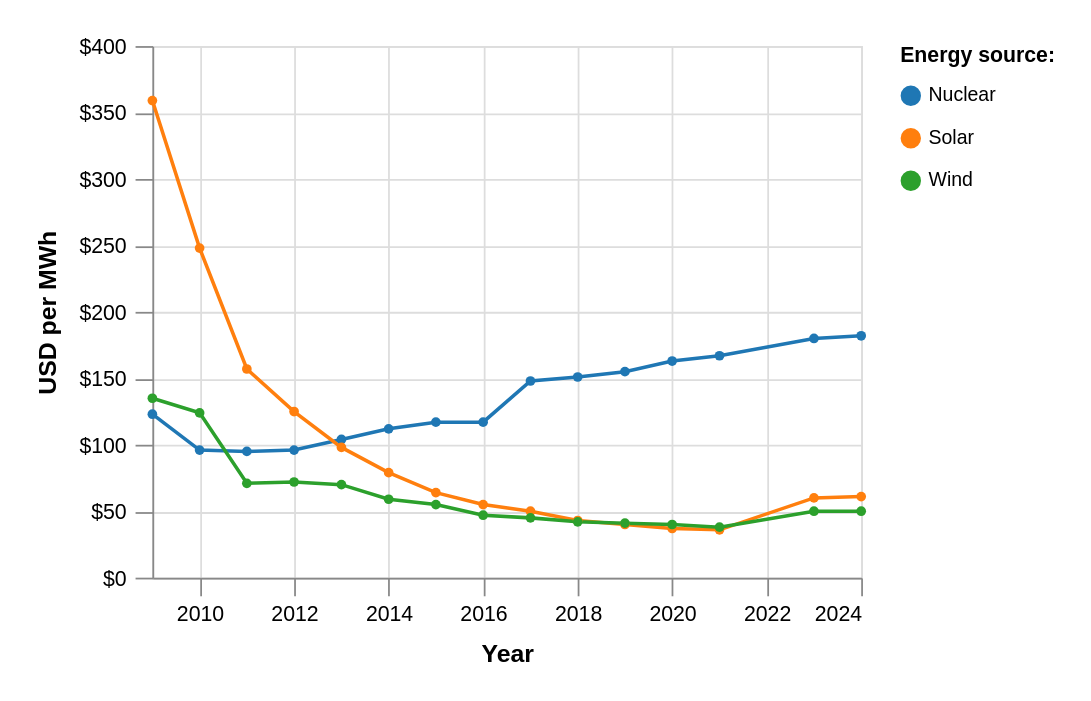

Specify this chart in Vega-Lite:
### Vega-Lite specification from a JSON file in a GitHub repository (floating-point values rounded to 4 significant figures)
{"$schema": "https://vega.github.io/schema/vega-lite/v5.json", "data": {"values": [{"Year": "2009", "Source": "Nuclear", "LCOE": 123}, {"Year": "2010", "Source": "Nuclear", "LCOE": 96}, {"Year": "2011", "Source": "Nuclear", "LCOE": 95}, {"Year": "2012", "Source": "Nuclear", "LCOE": 96}, {"Year": "2013", "Source": "Nuclear", "LCOE": 104}, {"Year": "2014", "Source": "Nuclear", "LCOE": 112}, {"Year": "2015", "Source": "Nuclear", "LCOE": 117}, {"Year": "2016", "Source": "Nuclear", "LCOE": 117}, {"Year": "2017", "Source": "Nuclear", "LCOE": 148}, {"Year": "2018", "Source": "Nuclear", "LCOE": 151}, {"Year": "2019", "Source": "Nuclear", "LCOE": 155}, {"Year": "2020", "Source": "Nuclear", "LCOE": 163}, {"Year": "2021", "Source": "Nuclear", "LCOE": 167}, {"Year": "2023", "Source": "Nuclear", "LCOE": 180}, {"Year": "2024", "Source": "Nuclear", "LCOE": 182}, {"Year": "2009", "Source": "Solar", "LCOE": 359}, {"Year": "2010", "Source": "Solar", "LCOE": 248}, {"Year": "2011", "Source": "Solar", "LCOE": 157}, {"Year": "2012", "Source": "Solar", "LCOE": 125}, {"Year": "2013", "Source": "Solar", "LCOE": 98}, {"Year": "2014", "Source": "Solar", "LCOE": 79}, {"Year": "2015", "Source": "Solar", "LCOE": 64}, {"Year": "2016", "Source": "Solar", "LCOE": 55}, {"Year": "2017", "Source": "Solar", "LCOE": 50}, {"Year": "2018", "Source": "Solar", "LCOE": 43}, {"Year": "2019", "Source": "Solar", "LCOE": 40}, {"Year": "2020", "Source": "Solar", "LCOE": 37}, {"Year": "2021", "Source": "Solar", "LCOE": 36}, {"Year": "2023", "Source": "Solar", "LCOE": 60}, {"Year": "2024", "Source": "Solar", "LCOE": 61}, {"Year": "2009", "Source": "Wind", "LCOE": 135}, {"Year": "2010", "Source": "Wind", "LCOE": 124}, {"Year": "2011", "Source": "Wind", "LCOE": 71}, {"Year": "2012", "Source": "Wind", "LCOE": 72}, {"Year": "2013", "Source": "Wind", "LCOE": 70}, {"Year": "2014", "Source": "Wind", "LCOE": 59}, {"Year": "2015", "Source": "Wind", "LCOE": 55}, {"Year": "2016", "Source": "Wind", "LCOE": 47}, {"Year": "2017", "Source": "Wind", "LCOE": 45}, {"Year": "2018", "Source": "Wind", "LCOE": 42}, {"Year": "2019", "Source": "Wind", "LCOE": 41}, {"Year": "2020", "Source": "Wind", "LCOE": 40}, {"Year": "2021", "Source": "Wind", "LCOE": 38}, {"Year": "2023", "Source": "Wind", "LCOE": 50}, {"Year": "2024", "Source": "Wind", "LCOE": 50}]}, "width": 400, "height": 300, "padding": 20, "encoding": {"x": {"field": "Year", "type": "temporal", "axis": {"title": "Year", "titleFontSize": 14, "labelFontSize": 12, "titlePadding": 10, "labelPadding": 5, "tickSize": 10}}}, "layer": [{"encoding": {"color": {"field": "Source", "type": "nominal", "scale": {"scheme": "category10"}, "legend": {"title": "Energy source:", "titleFontSize": 12, "labelFontSize": 11, "titlePadding": 10, "rowPadding": 8}}, "y": {"field": "LCOE", "type": "quantitative", "axis": {"title": "USD per MWh", "labelExpr": "'$'+datum.label", "titleFontSize": 14, "labelFontSize": 12, "titlePadding": 10, "labelPadding": 5, "tickSize": 10}}}, "layer": [{"mark": {"type": "line", "point": {"filled": true}}}, {"transform": [{"filter": {"param": "hover", "empty": false}}], "mark": {"type": "point", "filled": false, "fill": "white", "opacity": 1, "size": 300}}]}, {"transform": [{"pivot": "Source", "value": "LCOE", "groupby": ["Year"]}], "mark": "rule", "encoding": {"opacity": {"condition": {"value": 0.3, "param": "hover", "empty": false}, "value": 0}, "tooltip": [{"field": "Year", "type": "temporal", "format": "%Y", "title": "Year:"}, {"field": "Nuclear", "type": "quantitative", "format": "$", "title": "Nuclear:"}, {"field": "Solar", "type": "quantitative", "format": "$", "title": "Solar:"}, {"field": "Wind", "type": "quantitative", "format": "$", "title": "Wind:"}]}, "params": [{"name": "hover", "select": {"type": "point", "fields": ["Year"], "nearest": true, "on": "pointerover", "clear": "pointerout"}}]}]}
